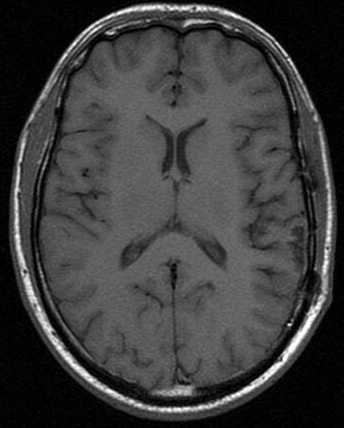
#> input picture Brain.tif, 344 x 428 px
$ python -i segmentation_f.py   (imports and definitions only)   (older library calls are emulated)
#> lines starting #> are read from the running program, lines starting #| are printed output that depends on the picture

import numpy as np
import matplotlib.pyplot as plt
import math
import scipy.ndimage.filters as filters
from skimage.filters import gaussian
from skimage.segmentation import active_contour
from skimage.morphology import reconstruction, square, disk, cube
from skimage.segmentation import watershed


# [147 lines left out: functions coordinates, RegionGrowingP2, imimposemin, not called in this run]


def WatershedExerciseP2(img):
    '''
    Morphology-based segmentation technique that allows you to find regions of
    an image. For this we will calculate the maximum and minimum of the image
    to be able to differentiate the edges of the background.

    Parameters
    ----------
    img: Input image to be segmented.

    Returns
    -------
    watershed(sobel_img): Resulting image after applying to the separate sobel image the algorithm.
    watershed(im_image): Image obtained with a better result after applying several seeds.
    watershed(sobel_img,im_image): Image showing only the edges of the segmented part.

    '''

    sobel_img = filters.sobel(img) # Gradient image
    plt.figure()
    plt.imshow(img,cmap='gray')
    num_seed= 5
    pts = plt.ginput(num_seed)
    plt.axis('off')

    pts = np.array(pts)
    pts = pts.astype(int)
    binary_mask= np.zeros(img.shape) # Binary mask

    for i in range(1,img.shape[0]-1):
        for j in range(1,img.shape[1]-1):
            for n in range(len(pts)):
                if (i ==pts[n][1] and j ==pts[n][0]):
                    binary_mask[i,j]=1

    im_image = imimposemin(sobel_img, binary_mask)

    return watershed(sobel_img),watershed(im_image),watershed(sobel_img,im_image)


# [61 lines left out: functions activecontours, plot_img, not called in this run]


>>> import cv2
>>> picture = cv2.imread('Brain.tif', cv2.IMREAD_GRAYSCALE)
#> picture is the input picture: shape (428, 344); min 0, max 255, mean 61.1
>>> result = WatershedExerciseP2(picture)
#> in WatershedExerciseP2, `sobel_img = filters.sobel(img)`:
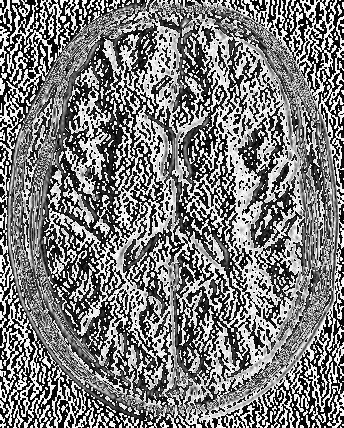
#> sobel_img: shape (428, 344); min 0, max 255, mean 124
#> (the run stopped early here; a loop or call above may not have finished)

$ run again, on Hand_fracture.jpg
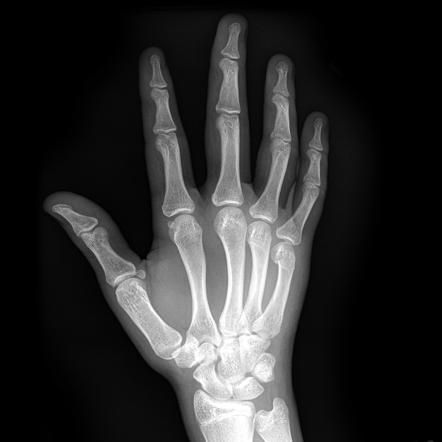
#> input picture Hand_fracture.jpg, 442 x 442 px
#> picture is the input picture: shape (442, 442); min 0, max 255, mean 45.5
#> in WatershedExerciseP2, `sobel_img = filters.sobel(img)`:
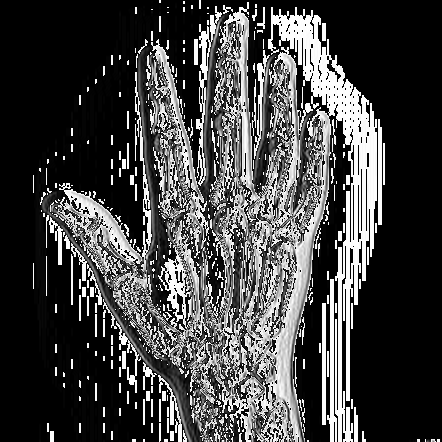
#> sobel_img: shape (442, 442); min 0, max 255, mean 66.9
